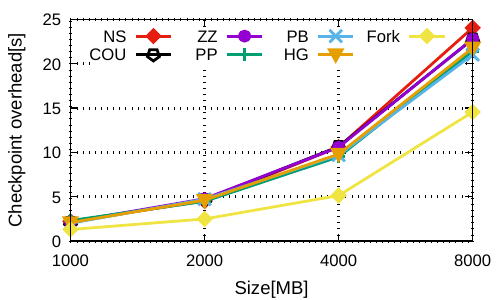

Recreate this plot in gnuplot.
set term pdfcairo lw 2 font "Arial,18"
set output "size-overhead.pdf"

set xlabel "Size[MB]" font "Arial,20"
set ylabel "Checkpoint overhead[s]" font "Arial,20"
set xtics ("1000" 250000,"2000" 500000,"4000" 1000000,"8000" 2000000)
# set ytics ("40" 40,"80" 80,"160" 160,"320" 320,"640" 640,"1280" 1280)
set logscale x
set key center top
# unset key
set grid lw 2
set key maxcols 3
set key maxrows 2
set key samplen 3
plot [250000:2000000][] \
"size-overhead.txt" using 1:($2/1000000000) title "NS" with linespoints linecolor 7 linewidth 2 pointtype 13 pointsize 1.5,\
"size-overhead.txt" using 1:($3/1000000000) title "COU" with linespoints linecolor 8 linewidth 2 pointtype 14 pointsize 1.5,\
"size-overhead.txt" using 1:($4/1000000000) title "ZZ" with linespoints linecolor 9 linewidth 2 pointtype 7 pointsize 1.2,\
"size-overhead.txt" using 1:($5/1000000000) title "PP" with linespoints linecolor 10 linewidth 2 pointtype 16 pointsize 1.5,\
"size-overhead.txt" using 1:($6/1000000000) title "PB" with linespoints linecolor 11 linewidth 2 pointtype 17 pointsize 1.5,\
"size-overhead.txt" using 1:($7/1000000000) title "HG" with linespoints linecolor 12 linewidth 2 pointtype 11 pointsize 1.5,\
"size-overhead.txt" using 1:($8/1000000000) title "Fork" with linespoints linecolor 13 linewidth 2 pointtype 13 pointsize 1.5